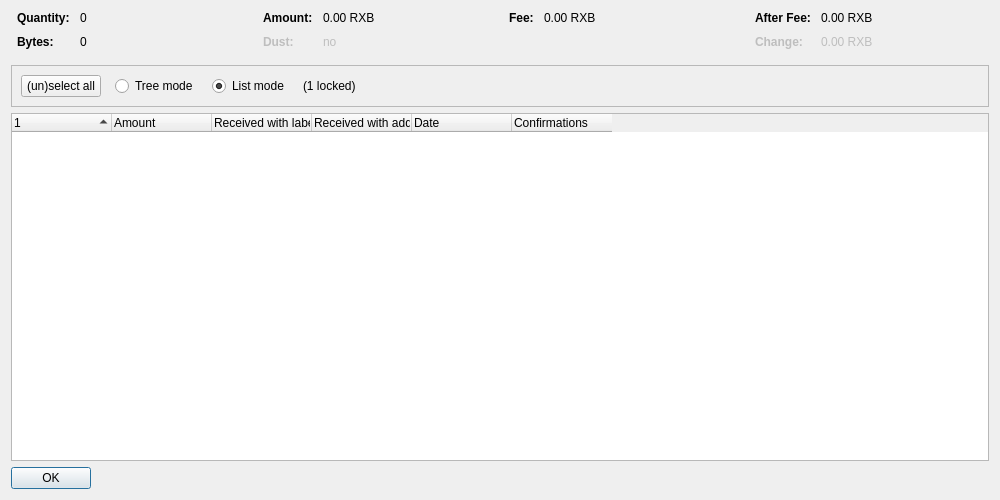
<?xml version="1.0" encoding="UTF-8"?>
<ui version="4.0">
 <class>CoinControlDialog</class>
 <widget class="QDialog" name="CoinControlDialog">
  <property name="geometry">
   <rect>
    <x>0</x>
    <y>0</y>
    <width>1000</width>
    <height>500</height>
   </rect>
  </property>
  <property name="windowTitle">
   <string>Coin Selection</string>
  </property>
  <layout class="QVBoxLayout" name="verticalLayout">
   <item>
    <layout class="QHBoxLayout" name="horizontalLayoutTop" stretch="0,0,0,0">
     <property name="topMargin">
      <number>0</number>
     </property>
     <property name="bottomMargin">
      <number>10</number>
     </property>
     <item>
      <layout class="QFormLayout" name="formLayoutCoinControl1">
       <property name="horizontalSpacing">
        <number>10</number>
       </property>
       <property name="verticalSpacing">
        <number>10</number>
       </property>
       <property name="leftMargin">
        <number>6</number>
       </property>
       <property name="rightMargin">
        <number>6</number>
       </property>
       <item row="0" column="0">
        <widget class="QLabel" name="labelCoinControlQuantityText">
         <property name="font">
          <font>
           <weight>75</weight>
           <bold>true</bold>
          </font>
         </property>
         <property name="text">
          <string>Quantity:</string>
         </property>
        </widget>
       </item>
       <item row="0" column="1">
        <widget class="QLabel" name="labelCoinControlQuantity">
         <property name="cursor">
          <cursorShape>IBeamCursor</cursorShape>
         </property>
         <property name="contextMenuPolicy">
          <enum>Qt::ActionsContextMenu</enum>
         </property>
         <property name="text">
          <string notr="true">0</string>
         </property>
         <property name="textInteractionFlags">
          <set>Qt::LinksAccessibleByMouse|Qt::TextSelectableByKeyboard|Qt::TextSelectableByMouse</set>
         </property>
        </widget>
       </item>
       <item row="1" column="0">
        <widget class="QLabel" name="labelCoinControlBytesText">
         <property name="font">
          <font>
           <weight>75</weight>
           <bold>true</bold>
          </font>
         </property>
         <property name="text">
          <string>Bytes:</string>
         </property>
        </widget>
       </item>
       <item row="1" column="1">
        <widget class="QLabel" name="labelCoinControlBytes">
         <property name="cursor">
          <cursorShape>IBeamCursor</cursorShape>
         </property>
         <property name="contextMenuPolicy">
          <enum>Qt::ActionsContextMenu</enum>
         </property>
         <property name="text">
          <string notr="true">0</string>
         </property>
         <property name="textInteractionFlags">
          <set>Qt::LinksAccessibleByMouse|Qt::TextSelectableByKeyboard|Qt::TextSelectableByMouse</set>
         </property>
        </widget>
       </item>
      </layout>
     </item>
     <item>
      <layout class="QFormLayout" name="formLayoutCoinControl2">
       <property name="horizontalSpacing">
        <number>10</number>
       </property>
       <property name="verticalSpacing">
        <number>10</number>
       </property>
       <property name="leftMargin">
        <number>6</number>
       </property>
       <property name="rightMargin">
        <number>6</number>
       </property>
       <item row="0" column="0">
        <widget class="QLabel" name="labelCoinControlAmountText">
         <property name="font">
          <font>
           <weight>75</weight>
           <bold>true</bold>
          </font>
         </property>
         <property name="text">
          <string>Amount:</string>
         </property>
        </widget>
       </item>
       <item row="0" column="1">
        <widget class="QLabel" name="labelCoinControlAmount">
         <property name="cursor">
          <cursorShape>IBeamCursor</cursorShape>
         </property>
         <property name="contextMenuPolicy">
          <enum>Qt::ActionsContextMenu</enum>
         </property>
         <property name="text">
          <string notr="true">0.00 RXB</string>
         </property>
         <property name="textInteractionFlags">
          <set>Qt::LinksAccessibleByMouse|Qt::TextSelectableByKeyboard|Qt::TextSelectableByMouse</set>
         </property>
        </widget>
       </item>
       <item row="1" column="0">
        <widget class="QLabel" name="labelCoinControlLowOutputText">
         <property name="enabled">
          <bool>false</bool>
         </property>
         <property name="font">
          <font>
           <weight>75</weight>
           <bold>true</bold>
          </font>
         </property>
         <property name="text">
          <string>Dust:</string>
         </property>
        </widget>
       </item>
       <item row="1" column="1">
        <widget class="QLabel" name="labelCoinControlLowOutput">
         <property name="enabled">
          <bool>false</bool>
         </property>
         <property name="cursor">
          <cursorShape>IBeamCursor</cursorShape>
         </property>
         <property name="contextMenuPolicy">
          <enum>Qt::ActionsContextMenu</enum>
         </property>
         <property name="text">
          <string notr="true">no</string>
         </property>
         <property name="textInteractionFlags">
          <set>Qt::LinksAccessibleByMouse|Qt::TextSelectableByKeyboard|Qt::TextSelectableByMouse</set>
         </property>
        </widget>
       </item>
      </layout>
     </item>
     <item>
      <layout class="QFormLayout" name="formLayoutCoinControl3">
       <property name="horizontalSpacing">
        <number>10</number>
       </property>
       <property name="verticalSpacing">
        <number>10</number>
       </property>
       <property name="leftMargin">
        <number>6</number>
       </property>
       <property name="rightMargin">
        <number>6</number>
       </property>
       <item row="0" column="0">
        <widget class="QLabel" name="labelCoinControlFeeText">
         <property name="font">
          <font>
           <weight>75</weight>
           <bold>true</bold>
          </font>
         </property>
         <property name="text">
          <string>Fee:</string>
         </property>
        </widget>
       </item>
       <item row="0" column="1">
        <widget class="QLabel" name="labelCoinControlFee">
         <property name="cursor">
          <cursorShape>IBeamCursor</cursorShape>
         </property>
         <property name="contextMenuPolicy">
          <enum>Qt::ActionsContextMenu</enum>
         </property>
         <property name="text">
          <string notr="true">0.00 RXB</string>
         </property>
         <property name="textInteractionFlags">
          <set>Qt::LinksAccessibleByMouse|Qt::TextSelectableByKeyboard|Qt::TextSelectableByMouse</set>
         </property>
        </widget>
       </item>
      </layout>
     </item>
     <item>
      <layout class="QFormLayout" name="formLayoutCoinControl4">
       <property name="horizontalSpacing">
        <number>10</number>
       </property>
       <property name="verticalSpacing">
        <number>10</number>
       </property>
       <property name="leftMargin">
        <number>6</number>
       </property>
       <property name="rightMargin">
        <number>6</number>
       </property>
       <item row="0" column="0">
        <widget class="QLabel" name="labelCoinControlAfterFeeText">
         <property name="font">
          <font>
           <weight>75</weight>
           <bold>true</bold>
          </font>
         </property>
         <property name="text">
          <string>After Fee:</string>
         </property>
        </widget>
       </item>
       <item row="0" column="1">
        <widget class="QLabel" name="labelCoinControlAfterFee">
         <property name="cursor">
          <cursorShape>IBeamCursor</cursorShape>
         </property>
         <property name="contextMenuPolicy">
          <enum>Qt::ActionsContextMenu</enum>
         </property>
         <property name="text">
          <string notr="true">0.00 RXB</string>
         </property>
         <property name="textInteractionFlags">
          <set>Qt::LinksAccessibleByMouse|Qt::TextSelectableByKeyboard|Qt::TextSelectableByMouse</set>
         </property>
        </widget>
       </item>
       <item row="1" column="0">
        <widget class="QLabel" name="labelCoinControlChangeText">
         <property name="enabled">
          <bool>false</bool>
         </property>
         <property name="font">
          <font>
           <weight>75</weight>
           <bold>true</bold>
          </font>
         </property>
         <property name="text">
          <string>Change:</string>
         </property>
        </widget>
       </item>
       <item row="1" column="1">
        <widget class="QLabel" name="labelCoinControlChange">
         <property name="enabled">
          <bool>false</bool>
         </property>
         <property name="cursor">
          <cursorShape>IBeamCursor</cursorShape>
         </property>
         <property name="contextMenuPolicy">
          <enum>Qt::ActionsContextMenu</enum>
         </property>
         <property name="text">
          <string notr="true">0.00 RXB</string>
         </property>
         <property name="textInteractionFlags">
          <set>Qt::LinksAccessibleByMouse|Qt::TextSelectableByKeyboard|Qt::TextSelectableByMouse</set>
         </property>
        </widget>
       </item>
      </layout>
     </item>
    </layout>
   </item>
   <item>
    <widget class="QFrame" name="frame">
     <property name="minimumSize">
      <size>
       <width>0</width>
       <height>40</height>
      </size>
     </property>
     <property name="frameShape">
      <enum>QFrame::StyledPanel</enum>
     </property>
     <property name="frameShadow">
      <enum>QFrame::Sunken</enum>
     </property>
     <layout class="QHBoxLayout" name="horizontalLayout">
      <item>
       <layout class="QHBoxLayout" name="horizontalLayoutPanel" stretch="0,0,0,0,0">
        <property name="spacing">
         <number>14</number>
        </property>
        <item>
         <widget class="QPushButton" name="pushButtonSelectAll">
          <property name="sizePolicy">
           <sizepolicy hsizetype="Maximum" vsizetype="Fixed">
            <horstretch>0</horstretch>
            <verstretch>0</verstretch>
           </sizepolicy>
          </property>
          <property name="text">
           <string>(un)select all</string>
          </property>
          <property name="autoDefault">
           <bool>false</bool>
          </property>
         </widget>
        </item>
        <item>
         <widget class="QRadioButton" name="radioTreeMode">
          <property name="sizePolicy">
           <sizepolicy hsizetype="Maximum" vsizetype="Fixed">
            <horstretch>0</horstretch>
            <verstretch>0</verstretch>
           </sizepolicy>
          </property>
          <property name="text">
           <string>Tree mode</string>
          </property>
         </widget>
        </item>
        <item>
         <widget class="QRadioButton" name="radioListMode">
          <property name="sizePolicy">
           <sizepolicy hsizetype="Maximum" vsizetype="Fixed">
            <horstretch>0</horstretch>
            <verstretch>0</verstretch>
           </sizepolicy>
          </property>
          <property name="text">
           <string>List mode</string>
          </property>
          <property name="checked">
           <bool>true</bool>
          </property>
         </widget>
        </item>
        <item>
         <widget class="QLabel" name="labelLocked">
          <property name="text">
           <string notr="true">(1 locked)</string>
          </property>
         </widget>
        </item>
        <item>
         <spacer name="horizontalSpacer">
          <property name="orientation">
           <enum>Qt::Horizontal</enum>
          </property>
          <property name="sizeHint" stdset="0">
           <size>
            <width>40</width>
            <height>20</height>
           </size>
          </property>
         </spacer>
        </item>
       </layout>
      </item>
     </layout>
    </widget>
   </item>
   <item>
    <widget class="CoinControlTreeWidget" name="treeWidget">
     <property name="contextMenuPolicy">
      <enum>Qt::CustomContextMenu</enum>
     </property>
     <property name="sortingEnabled">
      <bool>false</bool>
     </property>
     <property name="columnCount">
      <number>6</number>
     </property>
     <attribute name="headerShowSortIndicator" stdset="0">
      <bool>true</bool>
     </attribute>
     <attribute name="headerStretchLastSection">
      <bool>false</bool>
     </attribute>
     <column>
      <property name="text">
       <string/>
      </property>
     </column>
     <column>
      <property name="text">
       <string>Amount</string>
      </property>
     </column>
     <column>
      <property name="text">
       <string>Received with label</string>
      </property>
     </column>
     <column>
      <property name="text">
       <string>Received with address</string>
      </property>
     </column>
     <column>
      <property name="text">
       <string>Date</string>
      </property>
     </column>
     <column>
      <property name="text">
       <string>Confirmations</string>
      </property>
      <property name="toolTip">
       <string>Confirmed</string>
      </property>
     </column>
     <column>
      <property name="text">
       <string/>
      </property>
     </column>
     <column>
      <property name="text">
       <string/>
      </property>
     </column>
     <column>
      <property name="text">
       <string/>
      </property>
     </column>
     <column>
      <property name="text">
       <string/>
      </property>
     </column>
    </widget>
   </item>
   <item>
    <widget class="QDialogButtonBox" name="buttonBox">
     <property name="sizePolicy">
      <sizepolicy hsizetype="Maximum" vsizetype="Fixed">
       <horstretch>0</horstretch>
       <verstretch>0</verstretch>
      </sizepolicy>
     </property>
     <property name="orientation">
      <enum>Qt::Horizontal</enum>
     </property>
     <property name="standardButtons">
      <set>QDialogButtonBox::Ok</set>
     </property>
    </widget>
   </item>
  </layout>
 </widget>
 <customwidgets>
  <customwidget>
   <class>CoinControlTreeWidget</class>
   <extends>QTreeWidget</extends>
   <header>qt/coincontroltreewidget.h</header>
  </customwidget>
 </customwidgets>
 <resources/>
 <connections/>
</ui>
